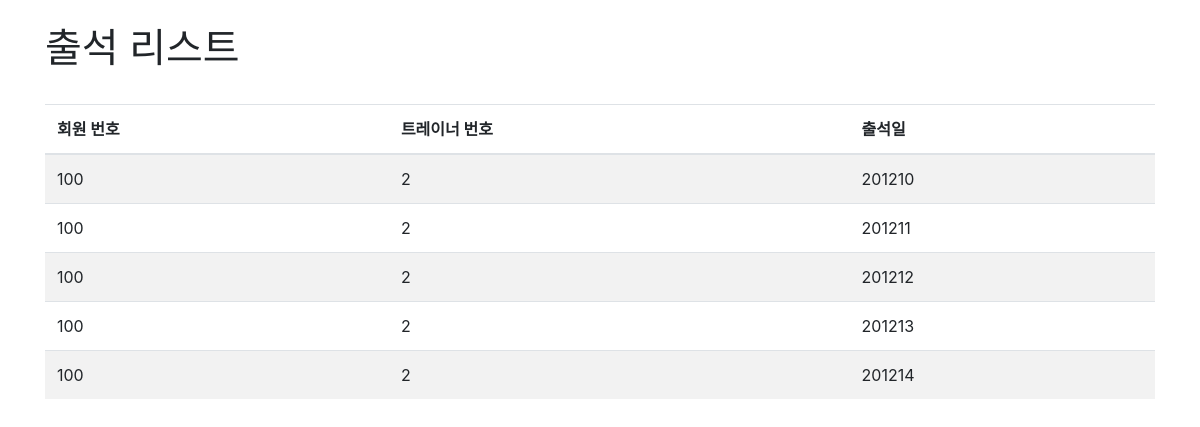
The app's page /lists (signed in), older data.
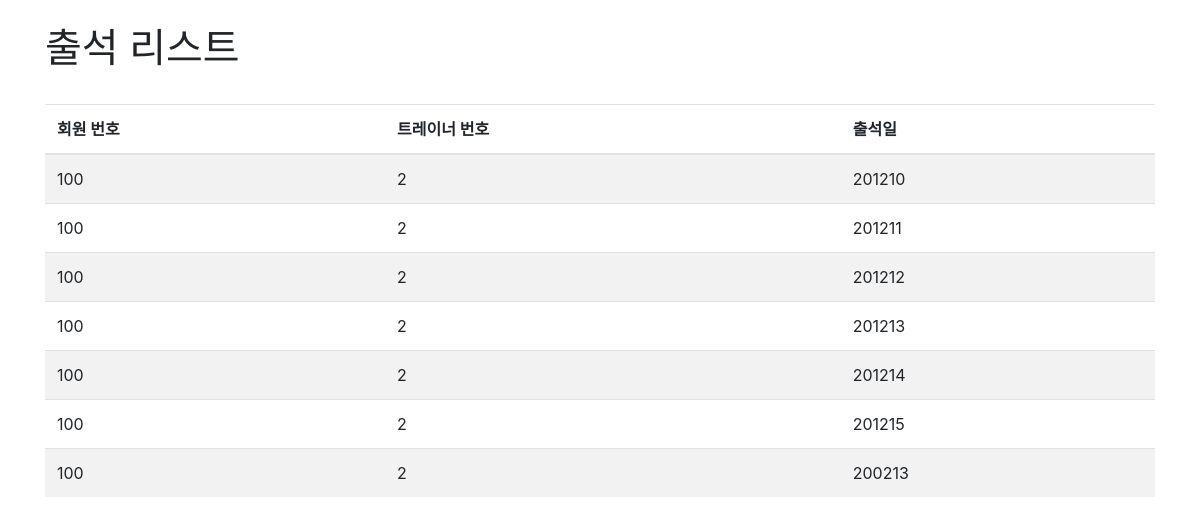
The same page, newer data.
### tables this page shows
CREATE TABLE management(
	mNum INTEGER NOT NULL,
	tNum INTEGER NOT NULL,
	attend CHAR(8),
	FOREIGN Key(mNum) REFERENCES member(mNum) on DELETE CASCADE on UPDATE CASCADE,
	FOREIGN Key(tNum) REFERENCES trainer(tNum) on DELETE CASCADE on UPDATE CASCADE
);

### app.py (the view)
@app.route('/lists')
def lists():
	lists = select()
	return render_template('lists.html',lists = lists)

### app.py (called while the page is built)
def select():
	conn = sqlite3.connect('data.db')
	cursor = conn.cursor()
	sql = 'select * from management where mNum = ?'
	cursor.execute(sql,(session['mNum'],))
	rows = cursor.fetchall()
	conn.close()
	return rows

### templates/lists.html (shortened to what this page needs)
<!DOCTYPE html>
<html lang="en">
<head>
  <link rel="stylesheet" href="https://maxcdn.bootstrapcdn.com/bootstrap/4.5.2/css/bootstrap.min.css">
</head>
<body>
<div class="container">
    <br>
    <h1> 출석 리스트 </h1>
  <table class="table table-striped">
    <thead>
      <tr>
        <th>회원 번호</th>
        <th>트레이너 번호</th>
        <th>출석일</th>
      </tr>
    </thead>
    <br>
    <tbody>
        {% for i in lists %}
            <tr>
             <td>{{ i[0] }}</td>
             <td>{{ i[1] }}</td>
             <td>{{ i[2] }}</td>
            </tr>
        {% endfor %}
    </tbody>
  </table>
</div>
</body>
</html>

Row changes from the older to the newer data that the page shows:
added management: mNum "100", tNum "2", attend "201215"
added management: mNum "100", tNum "2", attend "200213"
